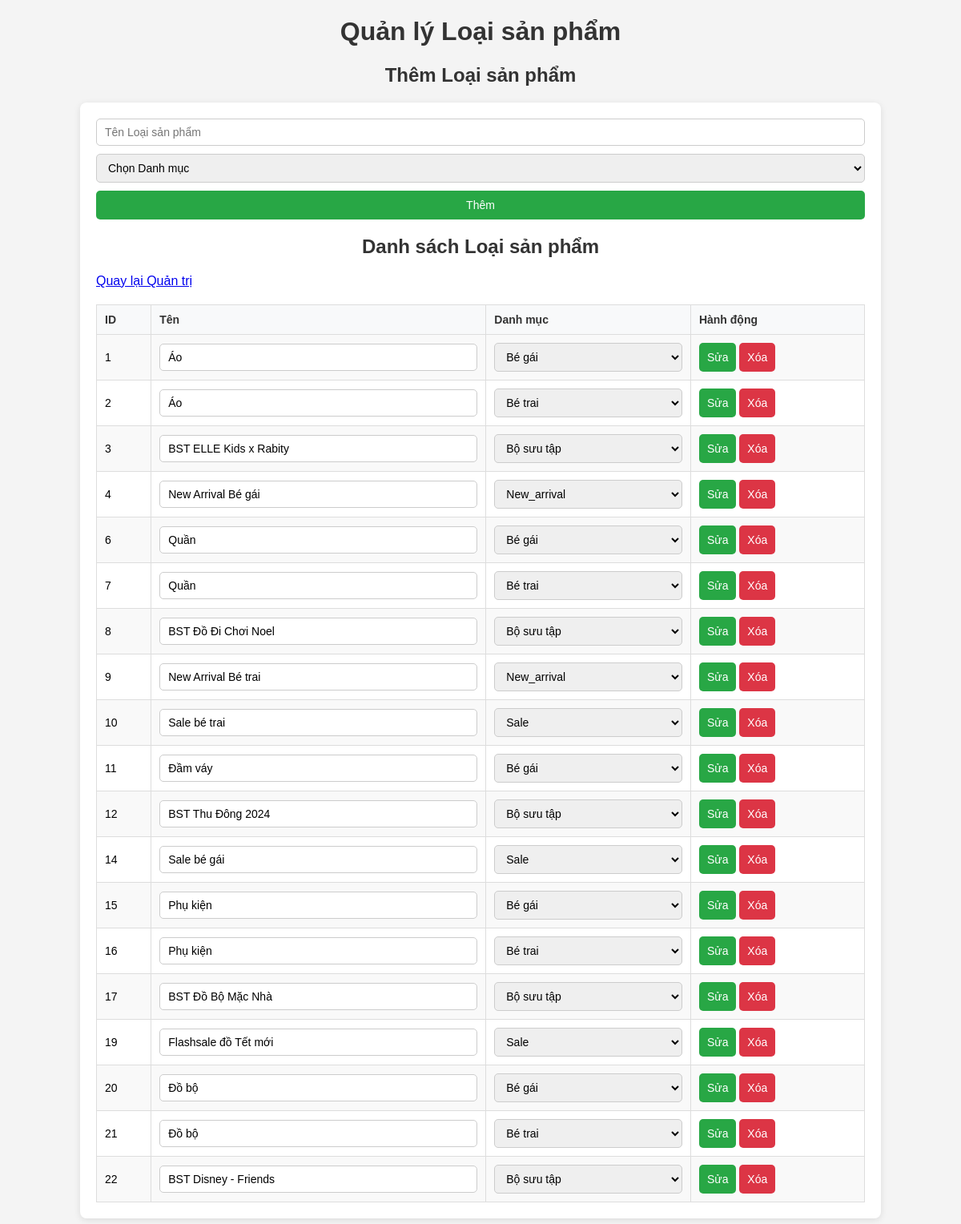
The page /admin/manage_subcategories.php on the database its author committed.
### tables this page shows
CREATE TABLE `subcategories` (
  `id` int(11) NOT NULL,
  `name` varchar(255) NOT NULL,
  `category_id` int(11) DEFAULT NULL
);

CREATE TABLE `categories` (
  `id` int(11) NOT NULL,
  `name` varchar(255) NOT NULL
);

### admin/manage_subcategories.php (the view, shortened to what this page needs)
<?php
include '../db.php';
$sql = "SELECT * FROM categories";
$stmt = $pdo->query($sql);
$categories = $stmt->fetchAll(PDO::FETCH_ASSOC);
$sql = "SELECT subcategories.*, categories.name AS category_name
        FROM subcategories
        JOIN categories ON subcategories.category_id = categories.id";
$stmt = $pdo->query($sql);
$subcategories = $stmt->fetchAll(PDO::FETCH_ASSOC);
?>
<!DOCTYPE html>
<html>
<head>
    <link rel="stylesheet" href="./css/manage_subcategories.css">
</head>
<body>
    <h1>Quản lý Loại sản phẩm</h1>
    <h2>Thêm Loại sản phẩm</h2>
    <main>
        <form method="POST">
            <input type="text" name="name" placeholder="Tên Loại sản phẩm" required>
            <select name="category_id" required>
                <option value="">Chọn Danh mục</option>
            </select>
            <button type="submit" name="add">Thêm</button>
        </form>
        <h2>Danh sách Loại sản phẩm</h2>
        <a href="./dashboard.php">Quay lại Quản trị</a>
        <table border="1">
            <tr>
                <th>ID</th>
                <th>Tên</th>
                <th>Danh mục</th>
                <th>Hành động</th>
            </tr>
            <?php foreach ($subcategories as $subcategory) { ?>
                <tr>
                    <form method="POST">
                        <td><?php echo $subcategory['id']; ?></td>
                        <td><input type="text" name="name" value="<?php echo $subcategory['name']; ?>"></td>
                        <td>
                            <select name="category_id">
                                <?php foreach ($categories as $category) { ?>
                                    <option value="<?php echo $category['id']; ?>"
                                        <?php echo $category['id'] == $subcategory['category_id'] ? 'selected' : ''; ?>>
                                        <?php echo $category['name']; ?>
                                    </option>
                                <?php } ?>
                            </select>
                        </td>
                        <td>
                            <button type="submit" name="edit" value="1">Sửa</button>
                            <button type="submit" name="delete" value="1" onclick="return confirm('Bạn có chắc chắn muốn xóa?');">Xóa</button>
                        </td>
                    </form>
                </tr>
            <?php } ?>
        </table>
    </main>
</body>
</html>

### admin/css/manage_subcategories.css (style rules this page uses)
body { font-family: Arial, sans-serif; margin: 0; padding: 0; background-color: #f4f4f4; }
h1, h2 { text-align: center; color: #333; }
main { width: 80%; margin: 20px auto; background: #fff; padding: 20px; border-radius: 8px; box-shadow: 0 2px 8px rgba(0, 0, 0, 0.1); }
form { display: flex; flex-direction: column; gap: 10px; margin-bottom: 20px; }
input[type="text"], select { padding: 8px 10px; border: 1px solid #ccc; border-radius: 5px; width: 100%; box-sizing: border-box; font-size: 14px; }
button { padding: 10px; border: none; background-color: #28a745; color: #fff; border-radius: 5px; cursor: pointer; font-size: 14px; transition: background-color 0.3s ease; }
table { width: 100%; border-collapse: collapse; margin-top: 20px; font-size: 14px; }
table th, table td { border: 1px solid #ddd; padding: 10px; text-align: left; }
table th { background-color: #f8f9fa; color: #333; }
table tr:nth-child(even) { background-color: #f9f9f9; }
button[type="submit"][name="delete"] { background-color: #dc3545; }

### rows shown on the page
subcategories: id "1", name "Áo", category_id "Bé gái"
subcategories: id "2", name "Áo", category_id "Bé trai"
subcategories: id "3", name "BST ELLE Kids x Rabity", category_id "Bộ sưu tập"
subcategories: id "4", name "New Arrival Bé gái", category_id "New_arrival"
subcategories: id "6", name "Quần", category_id "Bé gái"
subcategories: id "7", name "Quần", category_id "Bé trai"
subcategories: id "8", name "BST Đồ Đi Chơi Noel", category_id "Bộ sưu tập"
subcategories: id "9", name "New Arrival Bé trai", category_id "New_arrival"
subcategories: id "10", name "Sale bé trai", category_id "Sale"
subcategories: id "11", name "Đầm váy", category_id "Bé gái"
subcategories: id "12", name "BST Thu Đông 2024", category_id "Bộ sưu tập"
subcategories: id "14", name "Sale bé gái", category_id "Sale"
subcategories: id "15", name "Phụ kiện", category_id "Bé gái"
subcategories: id "16", name "Phụ kiện", category_id "Bé trai"
subcategories: id "17", name "BST Đồ Bộ Mặc Nhà", category_id "Bộ sưu tập"
subcategories: id "19", name "Flashsale đồ Tết mới", category_id "Sale"
subcategories: id "20", name "Đồ bộ", category_id "Bé gái"
subcategories: id "21", name "Đồ bộ", category_id "Bé trai"
subcategories: id "22", name "BST Disney - Friends", category_id "Bộ sưu tập"
